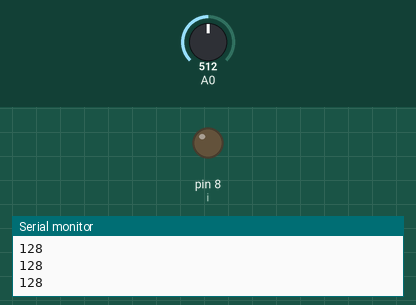
This sketch was run on a simulated Arduino Uno, built with avr-gcc and run on an emulated ATmega328P. Parts: output pins drawn as LEDs (lit = HIGH), the last lines printed to the serial monitor. The test bench sets the inputs (shaded band); at power-on: A0 = 512.

Above: at 1.3 s.
1.4 s: A0 set to 502
At 2.7 s:
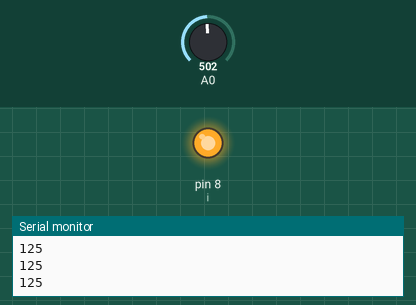
3.0 s: A0 set to 716
At 3.9 s:
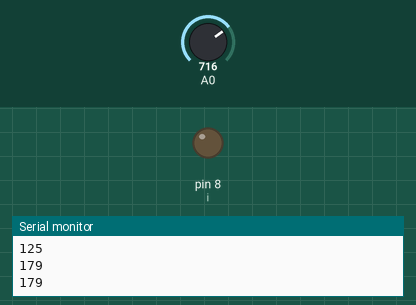
4.5 s: A0 set to 511
At 5.1 s:
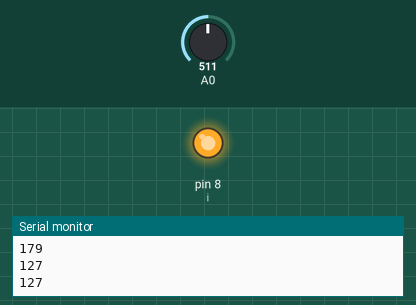
Timing chart, 0 to 7.5 s (numbered marks = the images above; inputs shaded):
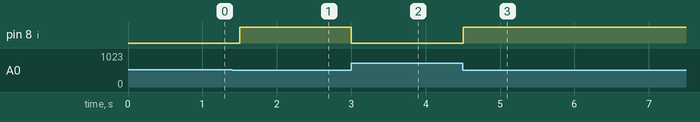

Measured:
- the behaviour switches between 512 and 511 on A0 (found by bisection; images 0 and 1)
- after the input at 1.4 s, pin 8 (i): LOW → HIGH after 0.10 s
- after the input at 3.0 s, pin 8 (i): HIGH → LOW at once
- after the input at 4.5 s, pin 8 (i): LOW → HIGH at once

The sketch:

ldr.ino
```cpp
int i=8;
void setup() {
  // put your setup code here, to run once:
pinMode(A0,INPUT);
Serial.begin(9600);
pinMode(i,OUTPUT);
}

void loop() {
  // put your main code h-yere, to run repeatedly:
int x=analogRead(A0);
int y=0.25*x;
analogWrite(i,255-y);
Serial.println(y);

delay(500);
}
```
